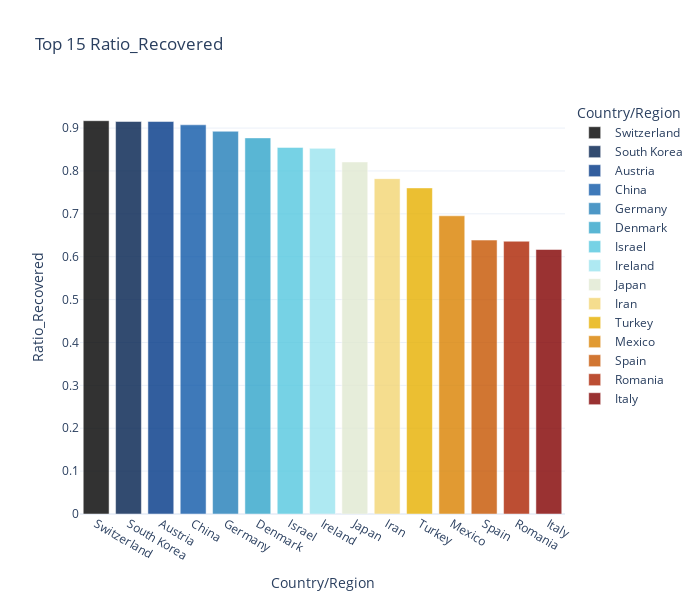

Write notebook code for a chart like this one.
### Code cell
fig = px.bar(temp_f.sort_values('Ratio_Recovered', ascending=False).head(15), 
             y="Ratio_Recovered", x="Country/Region", color= "Country/Region",
             title='Top 15 Ratio_Recovered', 
             orientation='v',
             color_discrete_sequence = px.colors.cyclical.IceFire,
             width=700, height=600)
fig.update_traces(opacity=0.8)

fig.update_layout(template = 'plotly_white')
fig.show()

### Figure 1 — Plotly figure (JSON) as saved in the notebook; plotly's stock layout.template omitted (floating-point values rounded to 4 significant figures)
{"data": [{"alignmentgroup": "True", "hovertemplate": "Country/Region=%{x}<br>Ratio_Recovered=%{y}<extra></extra>", "legendgroup": "Switzerland", "marker": {"color": "#000000"}, "name": "Switzerland", "offsetgroup": "Switzerland", "opacity": 0.8, "orientation": "v", "showlegend": true, "textposition": "auto", "type": "bar", "x": ["Switzerland"], "xaxis": "x", "y": [0.9172], "yaxis": "y"}, {"alignmentgroup": "True", "hovertemplate": "Country/Region=%{x}<br>Ratio_Recovered=%{y}<extra></extra>", "legendgroup": "South Korea", "marker": {"color": "#001f4d"}, "name": "South Korea", "offsetgroup": "South Korea", "opacity": 0.8, "orientation": "v", "showlegend": true, "textposition": "auto", "type": "bar", "x": ["South Korea"], "xaxis": "x", "y": [0.9154], "yaxis": "y"}, {"alignmentgroup": "True", "hovertemplate": "Country/Region=%{x}<br>Ratio_Recovered=%{y}<extra></extra>", "legendgroup": "Austria", "marker": {"color": "#003786"}, "name": "Austria", "offsetgroup": "Austria", "opacity": 0.8, "orientation": "v", "showlegend": true, "textposition": "auto", "type": "bar", "x": ["Austria"], "xaxis": "x", "y": [0.9153], "yaxis": "y"}, {"alignmentgroup": "True", "hovertemplate": "Country/Region=%{x}<br>Ratio_Recovered=%{y}<extra></extra>", "legendgroup": "China", "marker": {"color": "#0e58a8"}, "name": "China", "offsetgroup": "China", "opacity": 0.8, "orientation": "v", "showlegend": true, "textposition": "auto", "type": "bar", "x": ["China"], "xaxis": "x", "y": [0.9076], "yaxis": "y"}, {"alignmentgroup": "True", "hovertemplate": "Country/Region=%{x}<br>Ratio_Recovered=%{y}<extra></extra>", "legendgroup": "Germany", "marker": {"color": "#217eb8"}, "name": "Germany", "offsetgroup": "Germany", "opacity": 0.8, "orientation": "v", "showlegend": true, "textposition": "auto", "type": "bar", "x": ["Germany"], "xaxis": "x", "y": [0.8926], "yaxis": "y"}, {"alignmentgroup": "True", "hovertemplate": "Country/Region=%{x}<br>Ratio_Recovered=%{y}<extra></extra>", "legendgroup": "Denmark", "marker": {"color": "#30a4ca"}, "name": "Denmark", "offsetgroup": "Denmark", "opacity": 0.8, "orientation": "v", "showlegend": true, "textposition": "auto", "type": "bar", "x": ["Denmark"], "xaxis": "x", "y": [0.8771], "yaxis": "y"}, {"alignmentgroup": "True", "hovertemplate": "Country/Region=%{x}<br>Ratio_Recovered=%{y}<extra></extra>", "legendgroup": "Israel", "marker": {"color": "#54c8df"}, "name": "Israel", "offsetgroup": "Israel", "opacity": 0.8, "orientation": "v", "showlegend": true, "textposition": "auto", "type": "bar", "x": ["Israel"], "xaxis": "x", "y": [0.855], "yaxis": "y"}, {"alignmentgroup": "True", "hovertemplate": "Country/Region=%{x}<br>Ratio_Recovered=%{y}<extra></extra>", "legendgroup": "Ireland", "marker": {"color": "#9be4ef"}, "name": "Ireland", "offsetgroup": "Ireland", "opacity": 0.8, "orientation": "v", "showlegend": true, "textposition": "auto", "type": "bar", "x": ["Ireland"], "xaxis": "x", "y": [0.8527], "yaxis": "y"}, {"alignmentgroup": "True", "hovertemplate": "Country/Region=%{x}<br>Ratio_Recovered=%{y}<extra></extra>", "legendgroup": "Japan", "marker": {"color": "#e1e9d1"}, "name": "Japan", "offsetgroup": "Japan", "opacity": 0.8, "orientation": "v", "showlegend": true, "textposition": "auto", "type": "bar", "x": ["Japan"], "xaxis": "x", "y": [0.8209], "yaxis": "y"}, {"alignmentgroup": "True", "hovertemplate": "Country/Region=%{x}<br>Ratio_Recovered=%{y}<extra></extra>", "legendgroup": "Iran", "marker": {"color": "#f3d573"}, "name": "Iran", "offsetgroup": "Iran", "opacity": 0.8, "orientation": "v", "showlegend": true, "textposition": "auto", "type": "bar", "x": ["Iran"], "xaxis": "x", "y": [0.7821], "yaxis": "y"}, {"alignmentgroup": "True", "hovertemplate": "Country/Region=%{x}<br>Ratio_Recovered=%{y}<extra></extra>", "legendgroup": "Turkey", "marker": {"color": "#e7b000"}, "name": "Turkey", "offsetgroup": "Turkey", "opacity": 0.8, "orientation": "v", "showlegend": true, "textposition": "auto", "type": "bar", "x": ["Turkey"], "xaxis": "x", "y": [0.7605], "yaxis": "y"}, {"alignmentgroup": "True", "hovertemplate": "Country/Region=%{x}<br>Ratio_Recovered=%{y}<extra></extra>", "legendgroup": "Mexico", "marker": {"color": "#da8200"}, "name": "Mexico", "offsetgroup": "Mexico", "opacity": 0.8, "orientation": "v", "showlegend": true, "textposition": "auto", "type": "bar", "x": ["Mexico"], "xaxis": "x", "y": [0.6955], "yaxis": "y"}, {"alignmentgroup": "True", "hovertemplate": "Country/Region=%{x}<br>Ratio_Recovered=%{y}<extra></extra>", "legendgroup": "Spain", "marker": {"color": "#c65400"}, "name": "Spain", "offsetgroup": "Spain", "opacity": 0.8, "orientation": "v", "showlegend": true, "textposition": "auto", "type": "bar", "x": ["Spain"], "xaxis": "x", "y": [0.6388], "yaxis": "y"}, {"alignmentgroup": "True", "hovertemplate": "Country/Region=%{x}<br>Ratio_Recovered=%{y}<extra></extra>", "legendgroup": "Romania", "marker": {"color": "#ac2301"}, "name": "Romania", "offsetgroup": "Romania", "opacity": 0.8, "orientation": "v", "showlegend": true, "textposition": "auto", "type": "bar", "x": ["Romania"], "xaxis": "x", "y": [0.6361], "yaxis": "y"}, {"alignmentgroup": "True", "hovertemplate": "Country/Region=%{x}<br>Ratio_Recovered=%{y}<extra></extra>", "legendgroup": "Italy", "marker": {"color": "#820000"}, "name": "Italy", "offsetgroup": "Italy", "opacity": 0.8, "orientation": "v", "showlegend": true, "textposition": "auto", "type": "bar", "x": ["Italy"], "xaxis": "x", "y": [0.6169], "yaxis": "y"}], "layout": {"barmode": "relative", "height": 600, "legend": {"title": {"text": "Country/Region"}, "tracegroupgap": 0}, "title": {"text": "Top 15 Ratio_Recovered"}, "width": 700, "xaxis": {"anchor": "y", "categoryarray": ["Switzerland", "South Korea", "Austria", "China", "Germany", "Denmark", "Israel", "Ireland", "Japan", "Iran", "Turkey", "Mexico", "Spain", "Romania", "Italy"], "categoryorder": "array", "domain": [0, 1], "title": {"text": "Country/Region"}}, "yaxis": {"anchor": "x", "domain": [0, 1], "title": {"text": "Ratio_Recovered"}}}}
